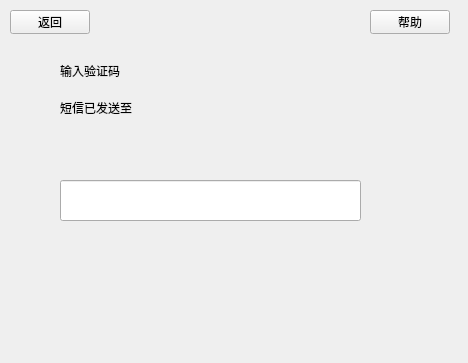
<?xml version="1.0" encoding="UTF-8"?>
<ui version="4.0">
 <class>UserLoginPhoneCode</class>
 <widget class="QWidget" name="UserLoginPhoneCode">
  <property name="geometry">
   <rect>
    <x>0</x>
    <y>0</y>
    <width>468</width>
    <height>363</height>
   </rect>
  </property>
  <property name="windowTitle">
   <string>Form</string>
  </property>
  <widget class="QLabel" name="label_title">
   <property name="geometry">
    <rect>
     <x>60</x>
     <y>50</y>
     <width>171</width>
     <height>41</height>
    </rect>
   </property>
   <property name="text">
    <string>输入验证码</string>
   </property>
  </widget>
  <widget class="QPushButton" name="pushButton_back">
   <property name="geometry">
    <rect>
     <x>10</x>
     <y>10</y>
     <width>80</width>
     <height>24</height>
    </rect>
   </property>
   <property name="text">
    <string>返回</string>
   </property>
  </widget>
  <widget class="QPushButton" name="pushButton_help">
   <property name="geometry">
    <rect>
     <x>370</x>
     <y>10</y>
     <width>80</width>
     <height>24</height>
    </rect>
   </property>
   <property name="text">
    <string>帮助</string>
   </property>
  </widget>
  <widget class="QLabel" name="label_tip">
   <property name="geometry">
    <rect>
     <x>60</x>
     <y>100</y>
     <width>281</width>
     <height>16</height>
    </rect>
   </property>
   <property name="text">
    <string>短信已发送至 </string>
   </property>
  </widget>
  <widget class="QLineEdit" name="lineEdit_code">
   <property name="geometry">
    <rect>
     <x>60</x>
     <y>180</y>
     <width>301</width>
     <height>41</height>
    </rect>
   </property>
  </widget>
 </widget>
 <resources/>
 <connections/>
</ui>
